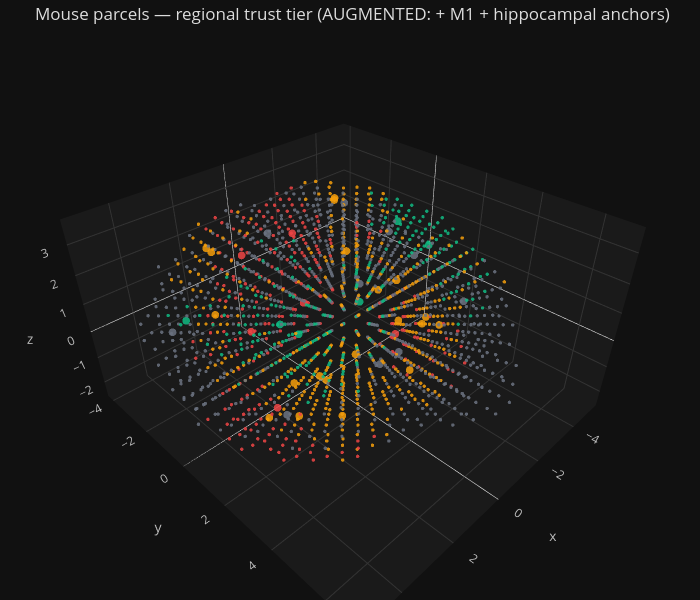

Notebook code for this chart:
### Markdown cell above
**Reading the colors.** Emerald regions are reliable (Thalamus,
Auditory cortex, Somatosensory cortex — all >15% Beauchamp top-1). Amber
regions are usable as priors with care (Caudoputamen, Cingulate,
Hypothalamus, Visual, etc.). Red regions are where the model fails
(midbrain colliculi, hippocampus without supplementary anchors, motor with
broad anchor only). Grey parcels are not in any validated Beauchamp region
— absence of evidence, not evidence of absence.

### Code cell
# Compare to the augmented π (with M1 + hippocampal supplementary anchors)
import os
aug_path = '../outputs/coupling/trust_score_fc_plus_SC_with_M1_hippo.npz'
if os.path.exists(aug_path):
    ts_aug = np.load(aug_path)
    fig_aug = plot_brain_3d(
        M,
        color_by='trust_tier',
        trust_tier=ts_aug['regional_tier'],
        title='Mouse parcels — regional trust tier (AUGMENTED: + M1 + hippocampal anchors)',
    )
    fig_aug.show()

    # Diff — how many parcels moved from low → medium?
    before = ts['regional_tier']; after = ts_aug['regional_tier']
    upgrades = ((before == 'low') & (after == 'medium')).sum()
    downgrades = ((before == 'medium') & (after == 'low')).sum()
    print(f'Tier upgrades (low → medium): {upgrades} parcels')
    print(f'Tier downgrades (medium → low): {downgrades} parcels')
else:
    print(f'No augmented trust file at {aug_path} — run pipeline/05g_compute_trust.py --pi-file pi_fc_plus_SC_with_M1_hippo.npy')

### Figure 1 — Plotly figure (JSON) as saved in the notebook; plotly's stock layout.template omitted (floating-point values rounded to 4 significant figures; data arrays with more than 128 entries replaced by an {"elided": "..."} marker saying what was removed)
{"data": [{"hovertemplate": "%{text}<extra></extra>", "marker": {"color": {"elided": "1864 str values"}, "line": {"width": 0}, "opacity": 0.85, "size": {"elided": "1864 int values"}}, "mode": "markers", "text": {"elided": "1864 str values"}, "type": "scatter3d", "x": {"elided": "1864 float values"}, "y": {"elided": "1864 float values"}, "z": {"elided": "1864 float values"}}], "layout": {"font": {"color": "#ddd"}, "height": 600, "margin": {"b": 0, "l": 0, "r": 0, "t": 40}, "paper_bgcolor": "#111", "plot_bgcolor": "#111", "scene": {"aspectmode": "data", "bgcolor": "#111", "xaxis": {"backgroundcolor": "#1a1a1a", "color": "#bbb", "gridcolor": "#333", "title": {"text": "x"}}, "yaxis": {"backgroundcolor": "#1a1a1a", "color": "#bbb", "gridcolor": "#333", "title": {"text": "y"}}, "zaxis": {"backgroundcolor": "#1a1a1a", "color": "#bbb", "gridcolor": "#333", "title": {"text": "z"}}}, "title": {"text": "Mouse parcels — regional trust tier (AUGMENTED: + M1 + hippocampal anchors)"}, "width": 700}}
